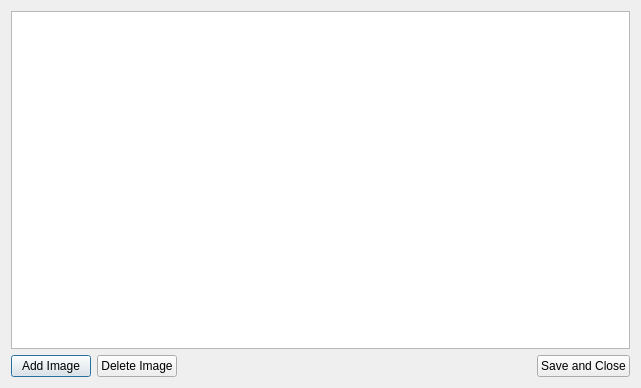
<?xml version="1.0" encoding="UTF-8"?>
<ui version="4.0">
 <class>Dialog</class>
 <widget class="QDialog" name="Dialog">
  <property name="windowModality">
   <enum>Qt::NonModal</enum>
  </property>
  <property name="geometry">
   <rect>
    <x>0</x>
    <y>0</y>
    <width>641</width>
    <height>388</height>
   </rect>
  </property>
  <property name="windowTitle">
   <string>up</string>
  </property>
  <property name="modal">
   <bool>false</bool>
  </property>
  <layout class="QGridLayout" name="gridLayout">
   <item row="0" column="0">
    <layout class="QGridLayout" name="gridLayout_2">
     <item row="6" column="0">
      <widget class="QPushButton" name="add_images_file_btn">
       <property name="text">
        <string>Add Image</string>
       </property>
      </widget>
     </item>
     <item row="6" column="1">
      <widget class="QPushButton" name="delete_images_file_btn">
       <property name="text">
        <string>Delete Image</string>
       </property>
      </widget>
     </item>
     <item row="6" column="2">
      <spacer name="horizontalSpacer">
       <property name="orientation">
        <enum>Qt::Horizontal</enum>
       </property>
       <property name="sizeHint" stdset="0">
        <size>
         <width>40</width>
         <height>20</height>
        </size>
       </property>
      </spacer>
     </item>
     <item row="6" column="3" colspan="2">
      <widget class="QPushButton" name="close_btn">
       <property name="text">
        <string>Save and Close</string>
       </property>
      </widget>
     </item>
     <item row="1" column="0" rowspan="5" colspan="5">
      <widget class="QListWidget" name="images_path_list_widget">
       <property name="selectionMode">
        <enum>QAbstractItemView::MultiSelection</enum>
       </property>
      </widget>
     </item>
    </layout>
   </item>
  </layout>
 </widget>
 <resources/>
 <connections/>
</ui>
